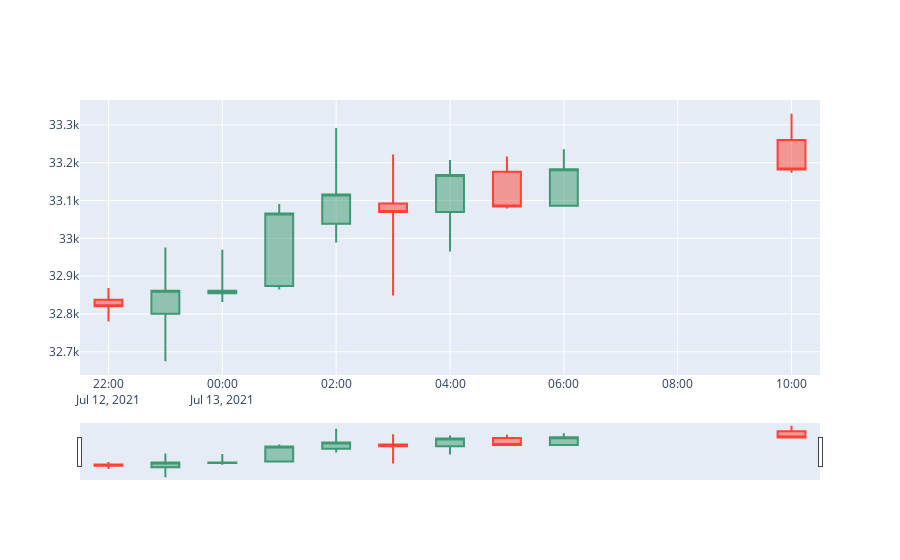

Source (notebook cell):
### Code cell
fig = go.Figure(data=[go.Candlestick(
    x=candles.index,
    open=candles['open'],
    high=candles['high'],
    low=candles['low'],
    close=candles['close'])],
)
# fig.update_layout(xaxis_rangeslider_visible=False)
fig.show()

### Figure 1 — Plotly figure (JSON) as saved in the notebook; plotly's stock layout.template omitted (floating-point values rounded to 4 significant figures)
{"data": [{"close": [32820.0, 32860.0, 32860.0, 33070.0, 33120.0, 33070.0, 33170.0, 33080.0, 33180.0, null, null, null, 33182], "high": [32870.0, 32976, 32970, 33090.0, 33290.0, 33220.0, 33210.0, 33220.0, 33240.0, null, null, null, 33330.0], "low": [32780.0, 32670.0, 32830.0, 32860.0, 32990.0, 32850.0, 32970.0, 33079, 33086, null, null, null, 33170.0], "open": [32840.0, 32800.0, 32850.0, 32870.0, 33040.0, 33090.0, 33070.0, 33176, 33086, null, null, null, 33260.0], "type": "candlestick", "x": ["2021-07-12T22:00:00", "2021-07-12T23:00:00", "2021-07-13T00:00:00", "2021-07-13T01:00:00", "2021-07-13T02:00:00", "2021-07-13T03:00:00", "2021-07-13T04:00:00", "2021-07-13T05:00:00", "2021-07-13T06:00:00", "2021-07-13T07:00:00", "2021-07-13T08:00:00", "2021-07-13T09:00:00", "2021-07-13T10:00:00"]}], "layout": {}}
